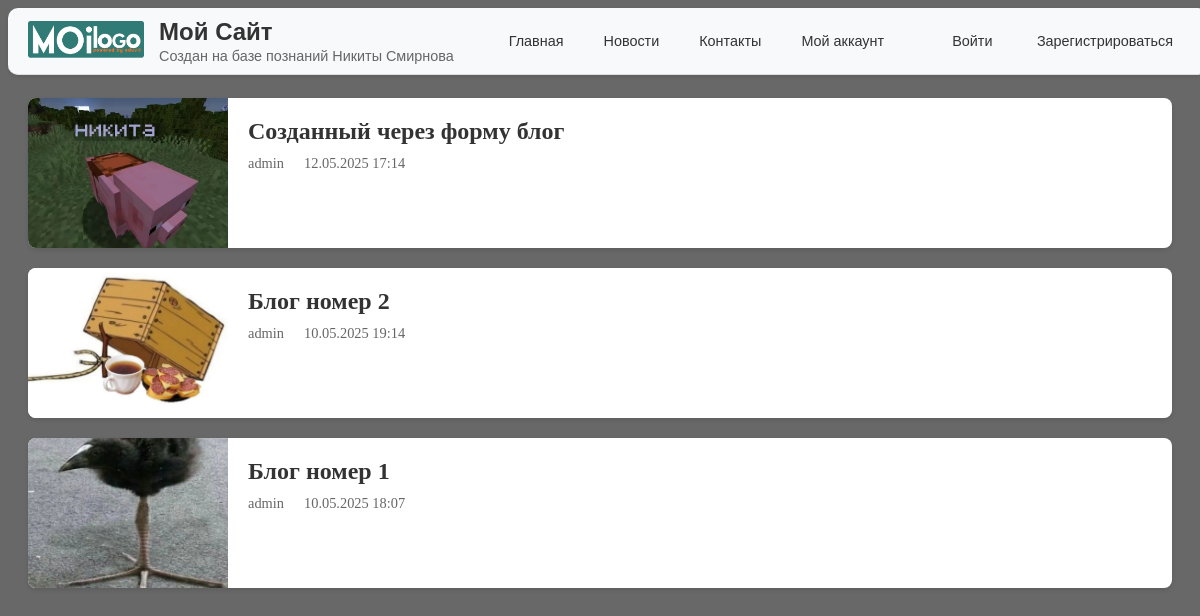
The page /mysite/ on the database its author committed.
### mysite/models.py (models this page shows, shortened)
class BlogPost(models.Model):
    title = models.CharField(max_length=200, verbose_name="Заголовок")
    content = models.TextField(verbose_name="Содержание")
    date_published = models.DateTimeField(default=timezone.now, verbose_name="Дата публикации")
    image = models.ImageField(upload_to="images/", verbose_name="Изображение")
    author = models.ForeignKey(User, on_delete=models.CASCADE, verbose_name="Автор", null=True, blank=True)
    class Meta:
        verbose_name = "Блог"
        verbose_name_plural = "Блоги"

### mysite/views.py (the view)
# urls.py: path("", views.index, name="index"),
def index(request):
    blogs = BlogPost.objects.all().order_by('-date_published')[:3]  # Получаем только последние 3 блога
    title = "Главная страница"
    return render(request, template_name='mysite/blog_list.html', context={"blogs": blogs, "title": title})

### mysite/templates/mysite/blog_list.html (shortened to what this page needs)
{% extends 'mysite/layout.html' %}
{% load static %}
{% block static %}
<link rel="stylesheet" href="{% static 'mysite/css/news.css' %}">
{% endblock %}
{% block content %}
<div class="news-container">
    <div class="news-list">
        {% for blog in blogs %}
            <div class="news-item">
                <div class="news-image">
                    <img src="{{ blog.image.url }}" alt="{{ blog.title }}">
                </div>
                <div class="news-content">
                    <h2><a href="{% url 'mysite:blog_detail' blog.pk %}">{{ blog.title }}</a></h2>
                    <div class="news-meta">
                        <span class="author">{{ blog.author }}</span>
                        <span class="date">{{ blog.date_published|date:"d.m.Y H:i" }}</span>
                    </div>
                </div>
            </div>
        {% empty %}
            <div class="no-news">
                <p>Блогов пока нет</p>
            </div>
        {% endfor %}
    </div>
</div>
{% endblock %}

### static/mysite/css/layout.css (style rules this page uses)
body { background-color: #686868; }

### static/mysite/css/news.css (style rules this page uses)
.news-container { max-width: 1200px; margin: 0 auto; padding: 20px; }
.news-list { display: flex; flex-direction: column; gap: 20px; }
.news-item { display: flex; background: #fff; border-radius: 8px; overflow: hidden; box-shadow: 0 2px 4px rgba(0,0,0,0.1); transition: transform 0.3s; }
.news-image { width: 200px; height: 150px; overflow: hidden; }
.news-image img { width: 100%; height: 100%; object-fit: cover; }
.news-content { padding: 20px; flex-grow: 1; }
.news-content h2 { margin: 0 0 10px 0; font-size: 1.5rem; }
.news-content h2 a { color: #333; text-decoration: none; transition: color 0.3s; }
.news-meta { display: flex; gap: 20px; color: #666; font-size: 0.9rem; }

### rows shown on the page
BlogPost: image (picture), title "Созданный через форму блог", author "admin", date_published "12.05.2025 17:14"
BlogPost: image (picture), title "Блог номер 2", author "admin", date_published "10.05.2025 19:14"
BlogPost: image (picture), title "Блог номер 1", author "admin", date_published "10.05.2025 18:07"
